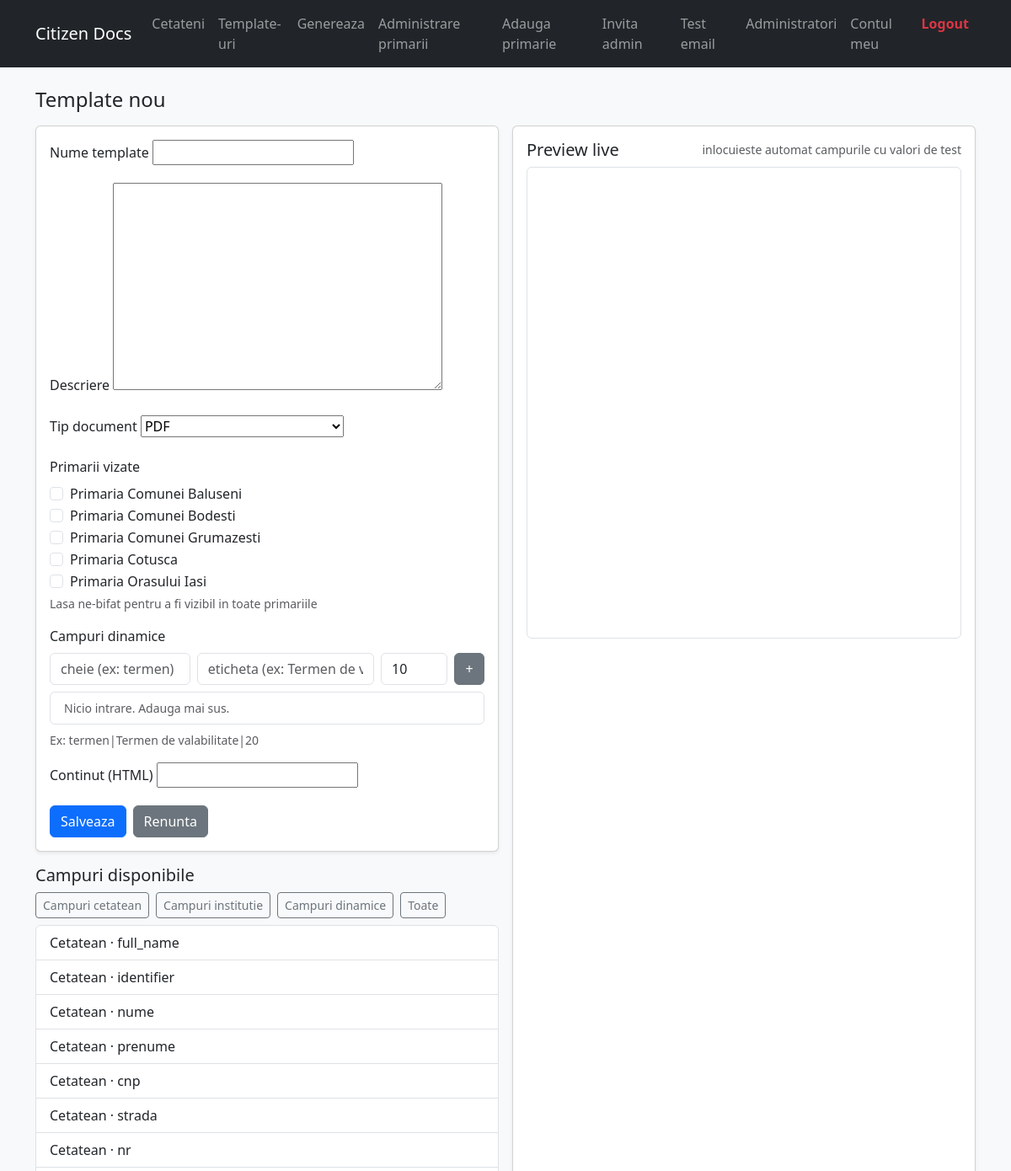
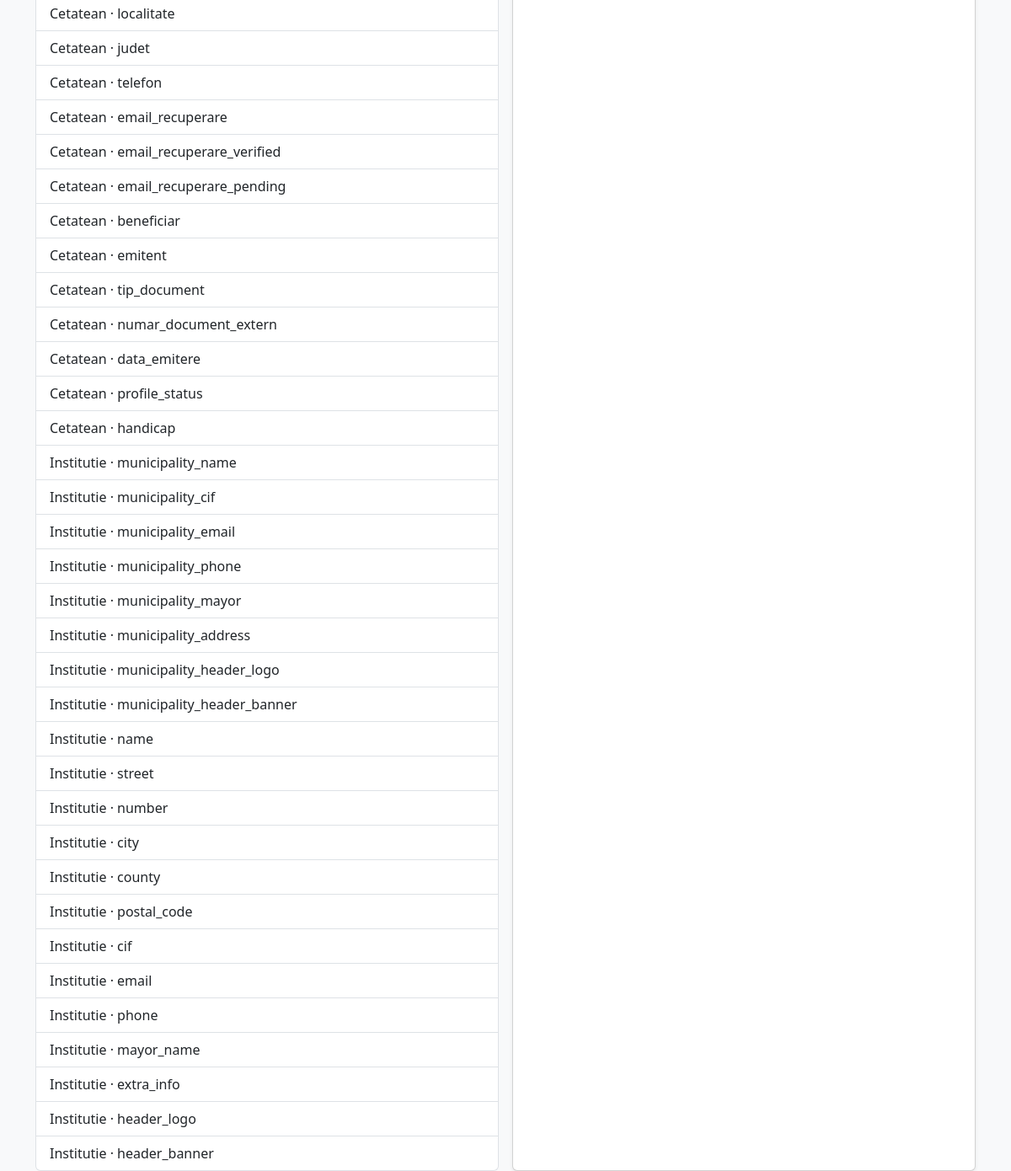
The page /templates/new/ (signed in) on the database its author committed (2 pictures, top to bottom).
### core/models.py (models this page shows, shortened)
class Municipality(models.Model):
    name = models.CharField(max_length=200, unique=True)
    slug = models.SlugField(unique=True, blank=True)
    street = models.CharField(max_length=200, blank=True)
    number = models.CharField(max_length=20, blank=True)
    city = models.CharField(max_length=100, blank=True)
    county = models.CharField(max_length=100, blank=True)
    postal_code = models.CharField(max_length=20, blank=True)
    cif = models.CharField("Cod identificare fiscala", max_length=50, blank=True)
    email = models.EmailField(blank=True)
    phone = models.CharField(max_length=50, blank=True)
    mayor_name = models.CharField(max_length=150, blank=True)
    extra_info = models.TextField(blank=True)
    header_logo = models.ImageField(
        upload_to="municipality_headers/", null=True, blank=True
    )
    header_banner = models.ImageField(
        upload_to="municipality_headers/", null=True, blank=True
    )
    created_at = models.DateTimeField(auto_now_add=True)
    class Meta:
        ordering = ["name"]
    def __str__(self):
        return self.name

class ExtraFieldDefinition(models.Model):
    name = models.CharField(max_length=100, unique=True)
    label = models.CharField(max_length=150, blank=True)
    created_at = models.DateTimeField(auto_now_add=True)
    class Meta:
        ordering = ["name"]

### core/views.py (the view, shortened to what this page needs)
# urls.py: path("templates/new/", views.template_create, name="template_create"),
@user_passes_test(lambda u: u.is_staff)
def template_create(request):
    form = DocumentTemplateForm(request.POST or None, user=request.user)
    citizen_fields, muni_fields = _available_template_fields()
    header_logo_url = ""
    header_banner_url = ""
    user_muni = _user_municipality(request.user)
    if user_muni:
        if user_muni.header_logo:
            header_logo_url = _absolute_url(user_muni.header_logo.url)
        if user_muni.header_banner:
            header_banner_url = _absolute_url(user_muni.header_banner.url)
    return render(
        request,
        "core/template_form.html",
        {
            "form": form,
            "fields_citizen": citizen_fields,
            "fields_muni": muni_fields,
            "tmpl": None,
            "header_logo_url": header_logo_url,
            "header_banner_url": header_banner_url,
        },
    )

### core/views.py (called while the page is built)
def _user_municipality(user):
    if not user.is_authenticated:
        return None
    if hasattr(user, "municipality_admin"):
        return user.municipality_admin.municipality
    return None

### templates/core/template_form.html (shortened to what this page needs)
{% extends "base.html" %}
{% load static %}
{% block content %}
<h1 class="h4 mb-3">{% if tmpl %}Editeaza template{% else %}Template nou{% endif %}</h1>
<div class="row g-3">
  <div class="col-lg-6">
    <form method="post" class="card shadow-sm">
      <div class="card-body">
        <div class="mb-3">
          <label class="form-label">Nume template</label>
          {{ form.name }}
        </div>
        <div class="mb-3">
          <label class="form-label">Descriere</label>
          {{ form.description }}
        </div>
        <div class="mb-3">
          <label class="form-label">Tip document</label>
          {{ form.output_type }}
        </div>
        <div class="mb-3">
          <label class="form-label">Primarii vizate</label>
          {% if form.municipalities %}
            <div>
              {% for checkbox in form.municipalities %}
                <div class="form-check">
                  {{ checkbox.tag }}
                  <label class="form-check-label">{{ checkbox.choice_label }}</label>
                </div>
              {% endfor %}
            </div>
            {% if form.municipalities.help_text %}
              <div class="form-text">{{ form.municipalities.help_text }}</div>
            {% endif %}
          {% else %}
            <p class="text-muted small mb-0">Primaria ta va fi asignata automat.</p>
          {% endif %}
        </div>
        <div class="mb-3">
          <label class="form-label">Campuri dinamice</label>
          <div class="row g-2 align-items-end mb-2">
            <div class="col-md-4">
              <input type="text" id="dyn-key" class="form-control" placeholder="cheie (ex: termen)">
            </div>
            <div class="col-md-5">
              <input type="text" id="dyn-label" class="form-control" placeholder="eticheta (ex: Termen de valabilitate)">
            </div>
            <div class="col-md-2">
              <input type="number" id="dyn-length" class="form-control" placeholder="lungime" value="10" min="1">
            </div>
            <div class="col-md-1 d-grid">
              <button type="button" id="dyn-add" class="btn btn-secondary">+</button>
            </div>
          </div>
          <div id="dyn-list" class="list-group mb-2"></div>
          <div class="form-text">{{ form.dynamic_fields_raw.help_text }}</div>
        </div>
        <div class="mb-3">
          <label class="form-label">Continut (HTML)</label>
          {{ form.body_html }}
        </div>
        <div class="d-flex gap-2">
          <button class="btn btn-primary">Salveaza</button>
          <a class="btn btn-secondary" href="{% url 'template_list' %}">Renunta</a>
        </div>
      </div>
    </form>
    <div class="mt-3">
      <h5 class="mb-2">Campuri disponibile</h5>
      <div class="d-flex gap-2 mb-2">
        <button class="btn btn-outline-secondary btn-sm filter-btn" data-target="citizen">Campuri cetatean</button>
        <button class="btn btn-outline-secondary btn-sm filter-btn" data-target="muni">Campuri institutie</button>
        <button class="btn btn-outline-secondary btn-sm filter-btn" data-target="dyn">Campuri dinamice</button>
        <button class="btn btn-outline-secondary btn-sm filter-btn" data-target="all">Toate</button>
      </div>
      <div class="list-group" id="field-list">
        {% for f in fields_citizen %}
          <button
            class="list-group-item list-group-item-action field-insert"
            type="button"
            data-value="{{ f.placeholder|escape }}"
            data-key="{{ f.name }}"
            data-group="citizen"
          >
            Cetatean · {{ f.name }}
          </button>
        {% endfor %}
        {% for f in fields_muni %}
          <button
            class="list-group-item list-group-item-action field-insert"
            type="button"
            data-value="{{ f.placeholder|escape }}"
            data-key="{{ f.name }}"
            data-group="muni"
          >
            Institutie · {{ f.name }}
          </button>
        {% endfor %}
      </div>
    </div>
  </div>
  <div class="col-lg-6">
    <div class="card shadow-sm h-100">
      <div class="card-body">
        <div class="d-flex justify-content-between align-items-center mb-2">
          <h5 class="card-title mb-0">Preview live</h5>
          <small class="text-muted">inlocuieste automat campurile cu valori de test</small>
        </div>
        <div class="border rounded" style="height: 70vh; overflow:hidden;">
          <iframe id="template-preview" title="Preview" style="width:100%; height:100%; border:0;"></iframe>
        </div>
      </div>
    </div>
  </div>
</div>
{% endblock %}

### templates/base.html (style rules this page uses)
body { min-height: 100vh; }

### rows shown on the page
Municipality: choice_label "Primaria Comunei Baluseni"
Municipality: choice_label "Primaria Comunei Bodesti"
Municipality: choice_label "Primaria Comunei Grumazesti"
Municipality: choice_label "Primaria Cotusca"
Municipality: choice_label "Primaria Orasului Iasi"
ExtraFieldDefinition: name "handicap"

### other values the page prints
{{ f.name }} "full_name" "identifier" "nume" "prenume" "cnp" "strada" "nr" "localitate" "judet" "telefon" "email_recuperare" "email_recuperare_verified" "email_recuperare_pending" "beneficiar" "emitent" "tip_document" "numar_document_extern" "data_emitere" "profile_status"
{{ f.name }} "municipality_name" "municipality_cif" "municipality_email" "municipality_phone" "municipality_mayor" "municipality_address" "municipality_header_logo" "municipality_header_banner" "name" "street" "number" "city" "county" "postal_code" "cif" "email" "phone" "mayor_name" "extra_info" "header_logo" "header_banner"
